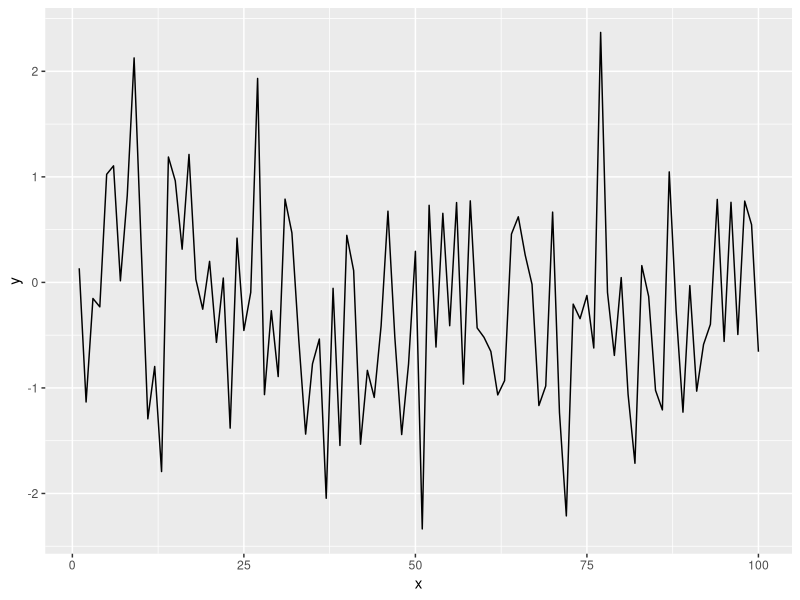

Write R code to recreate this figure.
## ---- chunk 1
library(tidyverse)

## ---- chunk 2
x = seq(1:100) 
y = rnorm(100) 
dat = data.frame(x, y) 
ggplot(dat, aes(x = x, y = y)) + 
  geom_line()
